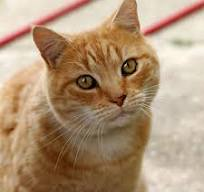
#> input picture СГТУ 6 сем/Комп зрение/Task3/cat.jpg, 204 x 192 px
$ python main.py
#> lines starting #> are read from the running program, lines starting #| are printed output that depends on the picture; after the words box and inside, x2 and y2 are one past the last pixel; in counts of white or black regions, pixels touching at a corner belong together
import cv2
import numpy as np

# Загрузка изображения
img = cv2.imread('cat.jpg')
#> img is the input picture: shape (192, 204, 3); mean B, G, R 119.4, 147.7, 175.1
gray = cv2.cvtColor(img, cv2.COLOR_BGR2GRAY)
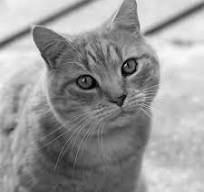
#> gray: shape (192, 204); min 3, max 250, mean 152.7
gray = np.float32(gray)

# Применение детектора Harris
dst = cv2.cornerHarris(gray, blockSize=2, ksize=3, k=0.04)
dst = cv2.dilate(dst, None)
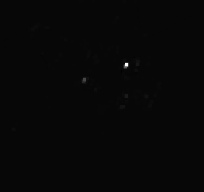
#> dst: shape (192, 204) float32; min -1377605.4, max 45856640, mean 42772.8; drawn with min black and max white

# Пороговое значение для выделения углов
img[dst > 0.01 * dst.max()] = [0, 0, 255]
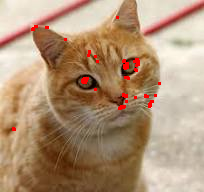
#> img: shape (192, 204, 3); 1.13% of pixels changed, all inside (x1, y1, x2, y2) = (12, 16, 161, 131)

# Отображение результата
cv2.imshow('Harris Corners', img)


img = cv2.imread('cat.jpg')
gray = cv2.cvtColor(img, cv2.COLOR_BGR2GRAY)

# Создание объекта SIFT
sift = cv2.SIFT_create(contrastThreshold=0.04, edgeThreshold=10)

# Обнаружение ключевых точек
kp, des = sift.detectAndCompute(gray, None)
#> kp = 233 keypoints; strongest (x, y, size): (124, 73, 4.7), (154, 30, 7.4), (94, 84, 5.5), (123, 97, 4)

# Визуализация
img_sift = cv2.drawKeypoints(img, kp, None, flags=cv2.DRAW_MATCHES_FLAGS_DRAW_RICH_KEYPOINTS)
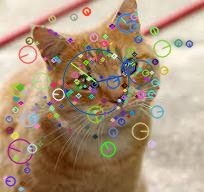
#> img_sift: shape (192, 204, 3); mean B, G, R 124.1, 148.8, 171.8
cv2.imshow('SIFT Keypoints', img_sift)


orb = cv2.ORB_create()
kp_orb, des_orb = orb.detectAndCompute(gray, None)
#> kp_orb = 368 keypoints; strongest (x, y, size): (125, 73, 44.6), (125, 65, 31), (126, 61, 31), (124, 73, 53.6)
img_orb = cv2.drawKeypoints(img, kp_orb, None )
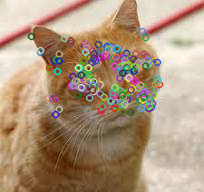
#> img_orb: shape (192, 204, 3); mean B, G, R 124.6, 149.8, 174
"""flags=cv2.DRAW_MATCHES_FLAGS_DRAW_RICH_KEYPOINTS"""
cv2.imshow('ORB Keypoints', img_orb)


akaze = cv2.AKAZE_create()
kp_akaze, des_akaze = akaze.detectAndCompute(gray, None)
#> kp_akaze = 63 keypoints; strongest (x, y, size): (125, 73, 5.7), (94, 84, 5.7), (93, 83, 8.1), (119, 100, 8.1)
img_akaze = cv2.drawKeypoints(img, kp_akaze, None, flags=cv2.DRAW_MATCHES_FLAGS_DRAW_RICH_KEYPOINTS)
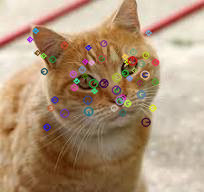
#> img_akaze: shape (192, 204, 3); mean B, G, R 121, 148.1, 174.5
cv2.imshow('AKAZE Keypoints', img_akaze)
cv2.waitKey(0)
